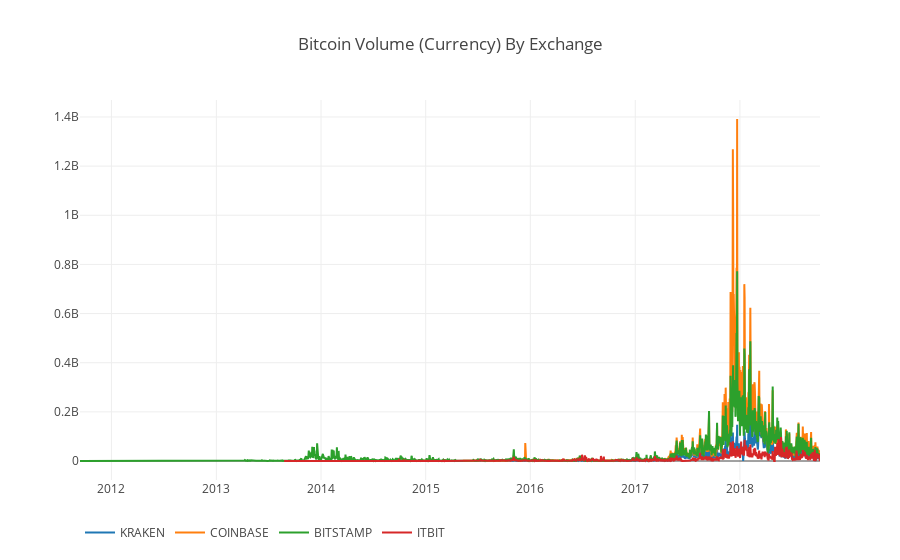

This figure's notebook cell:
### Code cell
df_scatter(btc_usd_datasets, 'Bitcoin Volume (Currency) By Exchange')

### Figure 1 — Plotly figure (JSON) as saved in the notebook; plotly's stock layout.template omitted (floating-point values rounded to 4 significant figures; data arrays with more than 128 entries replaced by an {"elided": "..."} marker saying what was removed)
{"data": [{"name": "KRAKEN", "type": "scatter", "uid": "b5c96cea-d0b9-11e8-ae02-b8e856272800", "x": {"elided": "2582 str values"}, "y": {"elided": "2582 float values"}}, {"name": "COINBASE", "type": "scatter", "uid": "b5c96f10-d0b9-11e8-ae02-b8e856272800", "x": {"elided": "2582 str values"}, "y": {"elided": "2582 float values"}}, {"name": "BITSTAMP", "type": "scatter", "uid": "b5c97028-d0b9-11e8-ae02-b8e856272800", "x": {"elided": "2582 str values"}, "y": {"elided": "2582 float values"}}, {"name": "ITBIT", "type": "scatter", "uid": "b5c9710e-d0b9-11e8-ae02-b8e856272800", "x": {"elided": "2582 str values"}, "y": {"elided": "2582 float values"}}], "layout": {"legend": {"orientation": "h"}, "title": "Bitcoin Volume (Currency) By Exchange", "xaxis": {"type": "date"}, "yaxis": {"showticklabels": true, "title": "", "type": "linear"}}}
